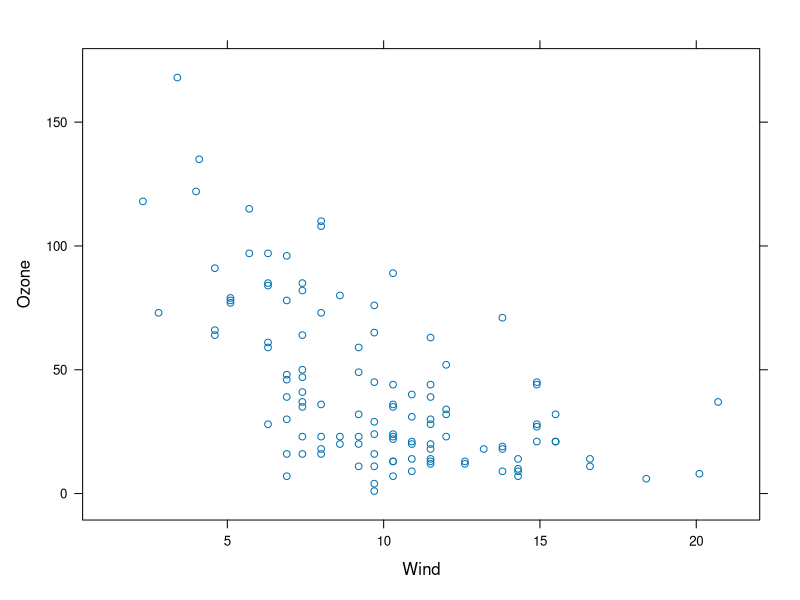
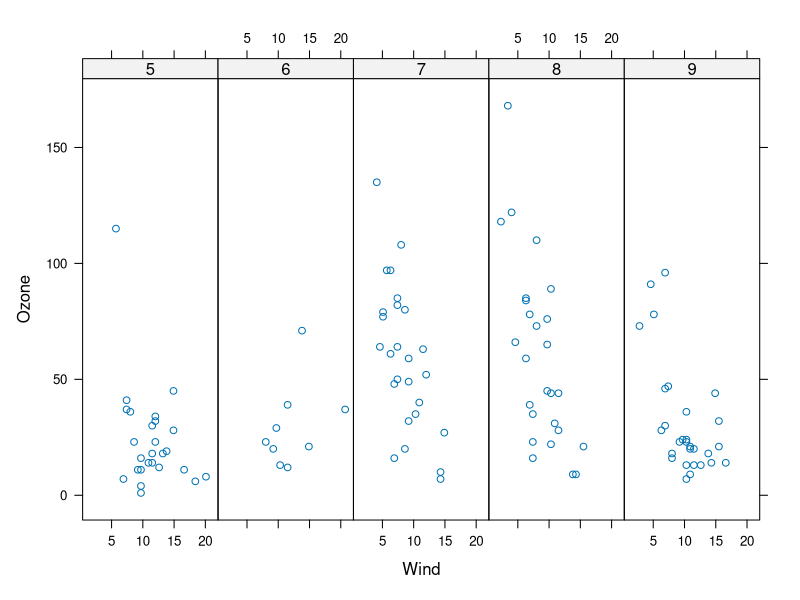
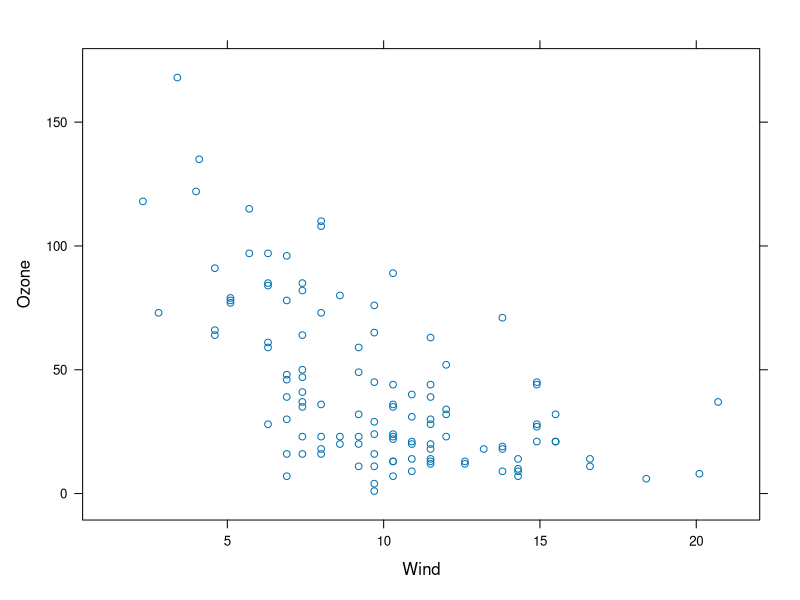
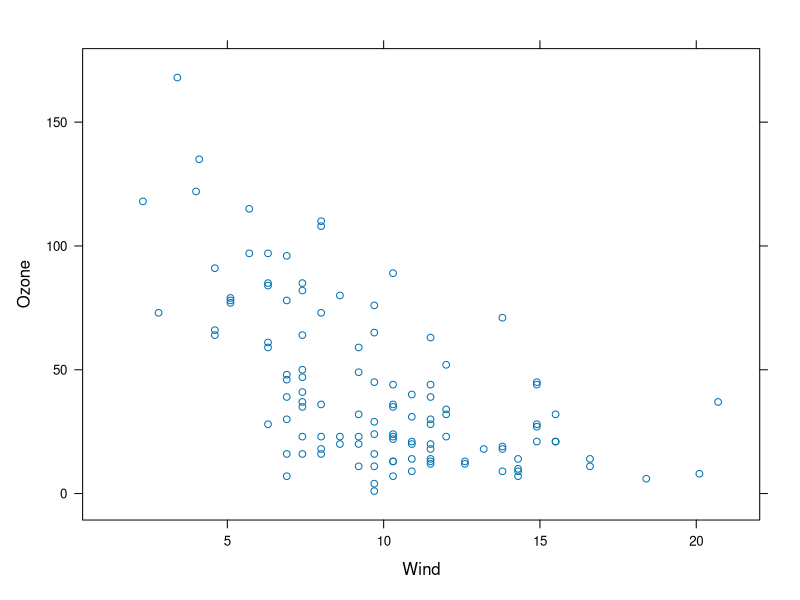
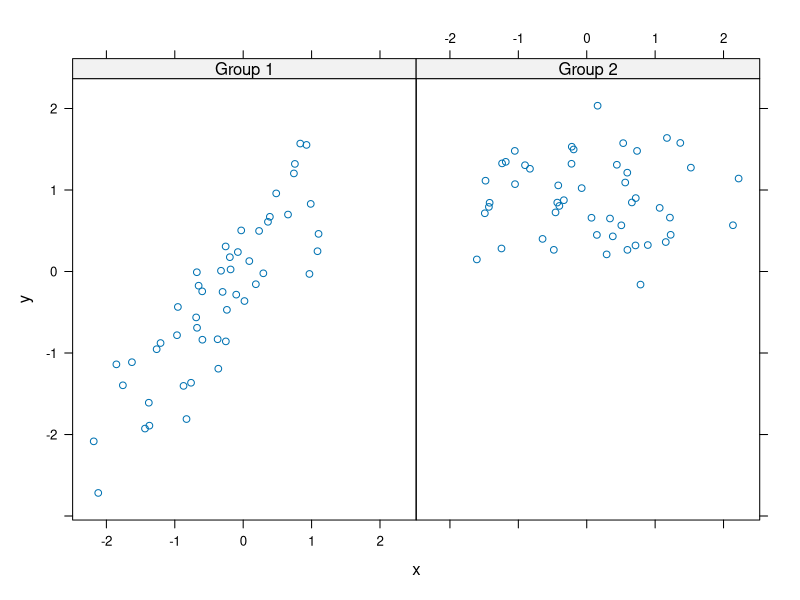
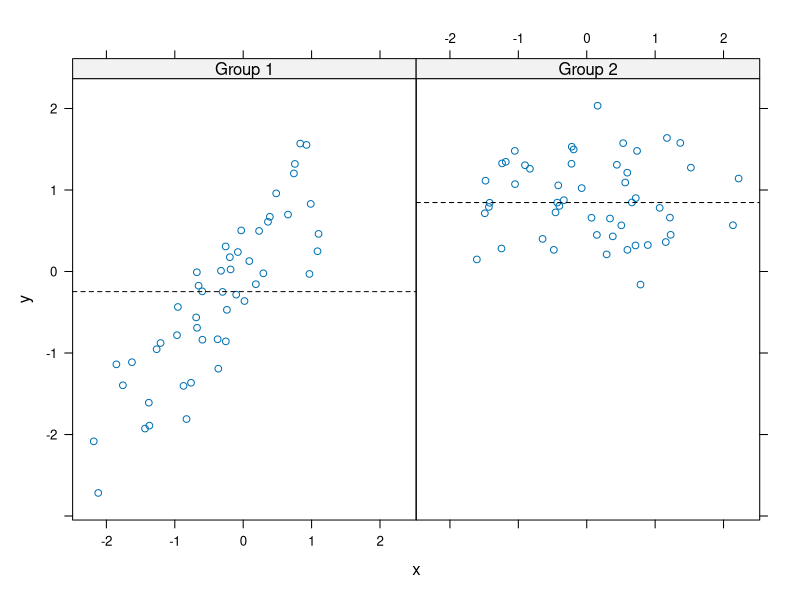
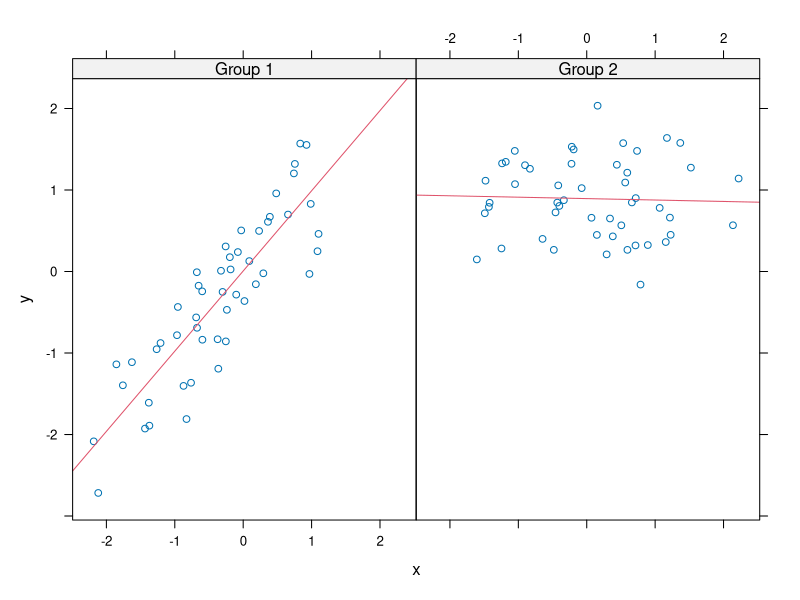

R code for these plots, in order:
## ---- chunk 1
library(lattice)
library(datasets)
xyplot(Ozone ~ Wind, data = airquality)
## ---- chunk 2
library(lattice)
library(datasets)
## Convert 'Month' to a factor variable
airquality <- transform(airquality, Month = factor(Month))
xyplot(Ozone ~ Wind | Month, data = airquality, layout = c(5, 1))
## ---- chunk 3
p <- xyplot(Ozone ~ Wind, data = airquality) ## Nothing happens!
## ---- chunk 4
print(p) ## Plot appears
## ---- chunk 5
xyplot(Ozone ~ Wind, data = airquality) ## Auto-printing
## ---- chunk 6
set.seed(10)
x <- rnorm(100)
f <- rep(0:1, each = 50)
y <- x + f - f * x + rnorm(100, sd = 0.5)
f <- factor(f, labels = c("Group 1", "Group 2"))
xyplot(y ~ x | f, layout = c(2, 1))  ## Plot with 2 panels
## ---- chunk 7
## Custom panel argument
xyplot(y ~ x | f, panel = function(x, y, ...) {
        panel.xyplot(x, y, ...)  ## First call the default pane function for 'xyplot'
        panel.abline(h = median(y), lty = 2)  ## Add a horizontal line at the median
})
## ---- chunk 8
## Custom panel function
xyplot(y ~ x | f, panel = function(x, y, ...) {
        panel.xyplot(x, y, ...)  ## First call the default panel function
        panel.lmline(x, y, col = 2)  ## Overlay a simple linear regression line
})
